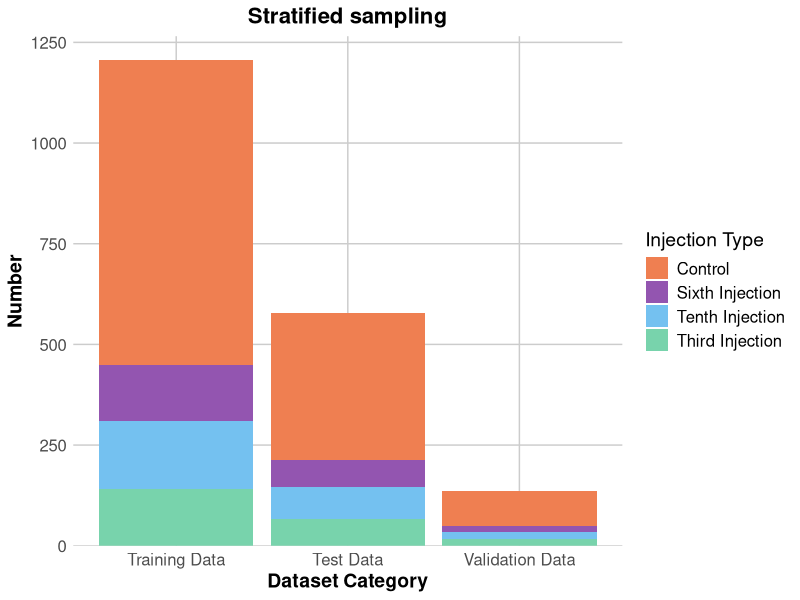

The R script that drew this image:
# install.packages("ggplot2")
library(ggplot2)

# Create a data frame
data <- data.frame(
  Category = rep(c("Training Data", "Test Data", "Validation Data"), each = 4),
  Injection = rep(c("Control", "Third Injection", "Sixth Injection", "Tenth Injection"), times = 3),
  Count = c(755, 140, 140, 170, 364, 67, 67, 80, 88, 16, 15, 18)
)

# Set category order
data$Category <- factor(data$Category, levels = c("Training Data", "Test Data", "Validation Data"))

# Custom Colors
custom_colors <- c("Control" = "#ef7f51", "Third Injection" = "#78d3ac", 
                   "Sixth Injection" = "#9355b0", "Tenth Injection" = "#74c1f0")

# Draw a stacked bar chart
plot <- ggplot(data, aes(fill = Injection, y = Count, x = Category)) + 
  geom_bar(position = "stack", stat = "identity") +
  scale_fill_manual(values = custom_colors) +
  labs(title = "Stratified sampling", 
       y = "Number", 
       x = "Dataset Category", 
       fill = "Injection Type") +
  theme_minimal() +
  theme(
    plot.title = element_text(hjust = 0.5, size = 16, face = "bold"),
    axis.title.x = element_text(size = 14, face = "bold"),
    axis.title.y = element_text(size = 14, face = "bold"),
    axis.text.x = element_text(size = 12),
    axis.text.y = element_text(size = 12),
    legend.title = element_text(size = 14),
    legend.text = element_text(size = 12),
    panel.grid.major = element_line(color = "grey80"),
    panel.grid.minor = element_blank()
  ) +
  scale_y_continuous(expand = expansion(mult = c(0, 0.05)))

# Show Chart
print(plot)